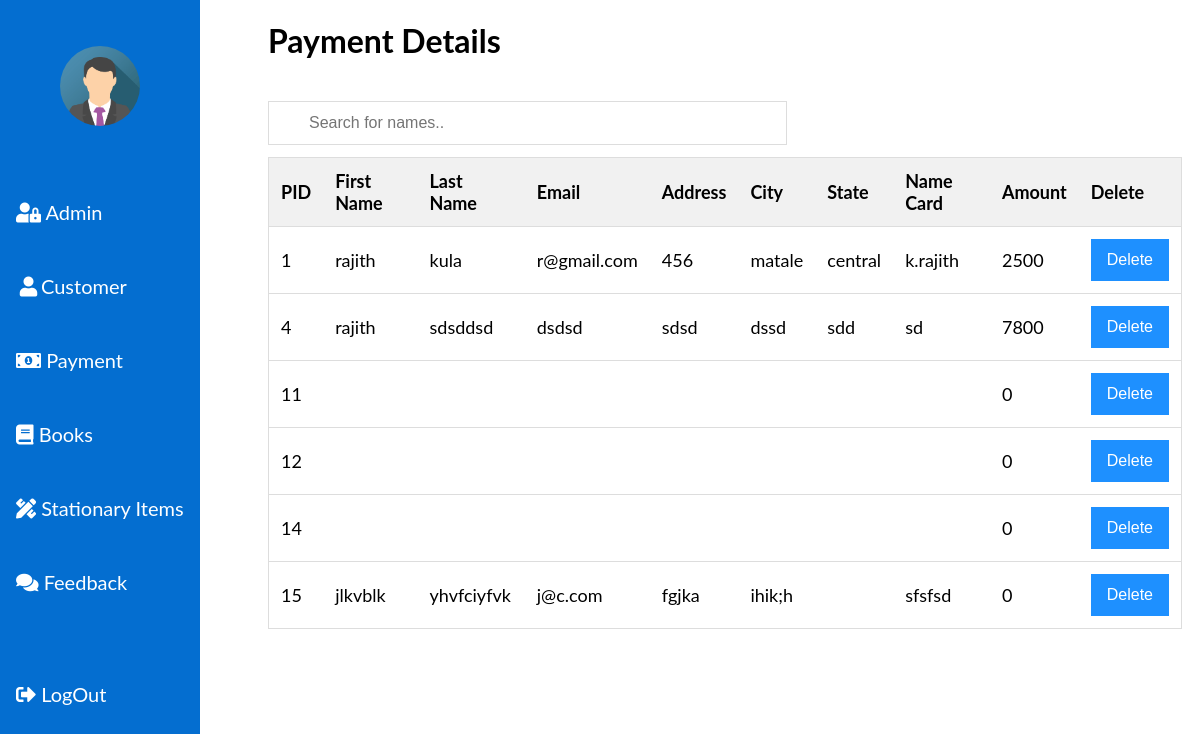
The app's page /Admin/Payment.php with its own data.
### tables this page shows
CREATE TABLE `payment` (
  `fname` varchar(50) NOT NULL,
  `lname` varchar(50) NOT NULL,
  `email` varchar(50) NOT NULL,
  `address` varchar(50) NOT NULL,
  `city` varchar(50) NOT NULL,
  `state` varchar(50) NOT NULL,
  `namecard` varchar(50) NOT NULL,
  `PID` int(11) NOT NULL,
  `P_amount` int(11) NOT NULL
);

### Admin/Payment.php (the view, shortened to what this page needs)
<!DOCTYPE html>
<html lang="en">
<head>
    <link rel="stylesheet" href="https://pro.fontawesome.com/releases/v5.10.0/css/all.css"/>
    <link rel="stylesheet" href="styles/admin.css">
    <link rel="stylesheet" href="admin.css">
</head>
<body>
<?php include 'sidebar.php';?>
<div class="main">
<h1>Payment Details</h1>
<br>
<div>
  <input type="text" id="myInput" onkeyup="myFunction()" placeholder="Search for names..">
</div>
<?php
$conn = mysqli_connect("localhost","root","","bookstore");
  $query ="SELECT* FROM payment ";
  $query_run= mysqli_query($conn, $query);
?>
<table id="myTable">
  <tr class="header">
    <th >PID</th>
    <th >First Name</th>
    <th >Last Name</th>
    <th>Email</th>
    <th>Address</th>
    <th>City</th>
    <th>State</th>
    <th>Name Card</th>
    <th>Amount</th>
    <th>Delete</th>
  </tr>
   <?php
   if(mysqli_num_rows($query_run)>0)
   {
     while($row =mysqli_fetch_assoc($query_run))
     {
       ?>
      <tr>
      <td><?php echo $row['PID']?></td>
      <td><?php echo $row['fname']?></td>
      <td><?php echo $row['lname']?></td>
      <td><?php echo $row['email']?></td>
      <td><?php echo $row['address']?></td>
      <td><?php echo $row['city']?></td>
      <td><?php echo $row['state']?></td>
      <td><?php echo $row['namecard']?></td>
      <td><?php echo $row['P_amount']?></td>
      <td>
      <form action="" method ="POST">
      <button type="submit" name="delete_btn" class="btn">Delete</button>
      </form>
      </td>
  </tr>
<?php
     }
    }
    else{
      echo"No record found";
    }
     ?>
</table>
</div>
</body>
</html>

### Admin/styles/admin.css (style rules this page uses)
.main { margin-left: 250px; padding: 0px 10px; }
.btn { background-color: DodgerBlue; border: none; color: white; padding: 12px 16px; font-size: 16px; cursor: pointer; }
#myInput { background-image: url('/css/searchicon.png'); background-position: 10px 12px; background-repeat: no-repeat; width: 50%; font-size: 16px; padding: 12px 20px 12px 40px; border: 1px solid #ddd; margin-bottom: 12px; }
#myTable { border-collapse: collapse; width: 100%; border: 1px solid #ddd; font-size: 18px; }
#myTable th, #myTable td { text-align: left; padding: 12px; }
#myTable tr { border-bottom: 1px solid #ddd; }
#myTable tr.header, #myTable tr:hover { background-color: #f1f1f1; }

### Admin/admin.css (style rules this page uses)
body { font-family: "Lato", sans-serif; }
.main { margin-left: 250px; padding: 0px 10px; }

### records on screen
payment: PID "1", fname "rajith", lname "kula", email "r@gmail.com", address "456", city "matale", state "central", namecard "k.rajith", P_amount "2500"
payment: PID "4", fname "rajith", lname "sdsddsd", email "dsdsd", address "sdsd", city "dssd", state "sdd", namecard "sd", P_amount "7800"
payment: PID "11", P_amount "0"
payment: PID "12", P_amount "0"
payment: PID "14", P_amount "0"
payment: PID "15", fname "jlkvblk", lname "yhvfciyfvk", email "j@c.com", address "fgjka", city "ihik;h", namecard "sfsfsd", P_amount "0"
